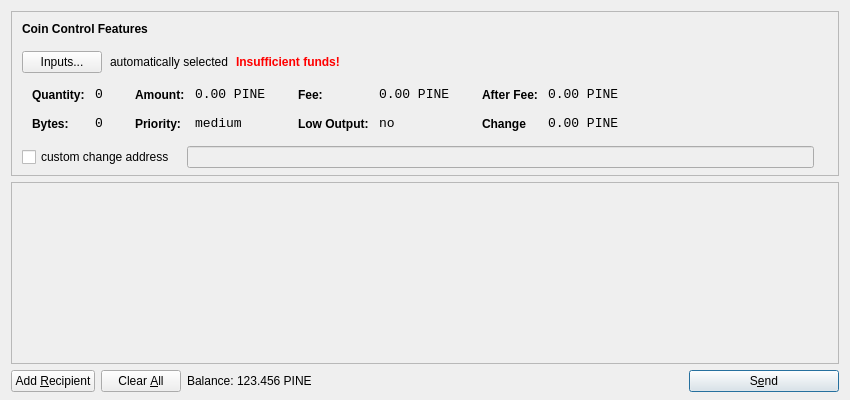
<?xml version="1.0" encoding="UTF-8"?>
<ui version="4.0">
 <class>SendCoinsDialog</class>
 <widget class="QDialog" name="SendCoinsDialog">
  <property name="geometry">
   <rect>
    <x>0</x>
    <y>0</y>
    <width>850</width>
    <height>400</height>
   </rect>
  </property>
  <property name="windowTitle">
   <string>Send Coins</string>
  </property>
  <layout class="QVBoxLayout" name="verticalLayout" stretch="0,1,0">
   <property name="bottomMargin">
    <number>8</number>
   </property>
   <item>
    <widget class="QFrame" name="frameCoinControl">
     <property name="sizePolicy">
      <sizepolicy hsizetype="Expanding" vsizetype="Expanding">
       <horstretch>0</horstretch>
       <verstretch>0</verstretch>
      </sizepolicy>
     </property>
     <property name="maximumSize">
      <size>
       <width>16777215</width>
       <height>16777215</height>
      </size>
     </property>
     <property name="frameShape">
      <enum>QFrame::StyledPanel</enum>
     </property>
     <property name="frameShadow">
      <enum>QFrame::Sunken</enum>
     </property>
     <layout class="QVBoxLayout" name="verticalLayoutCoinControl2">
      <property name="spacing">
       <number>-1</number>
      </property>
      <property name="leftMargin">
       <number>0</number>
      </property>
      <property name="topMargin">
       <number>0</number>
      </property>
      <property name="rightMargin">
       <number>0</number>
      </property>
      <property name="bottomMargin">
       <number>6</number>
      </property>
      <item>
       <layout class="QVBoxLayout" name="verticalLayoutCoinControl" stretch="0,0,0,0,1">
        <property name="spacing">
         <number>0</number>
        </property>
        <property name="leftMargin">
         <number>10</number>
        </property>
        <property name="topMargin">
         <number>10</number>
        </property>
        <item>
         <layout class="QHBoxLayout" name="horizontalLayoutCoinControl1">
          <property name="bottomMargin">
           <number>15</number>
          </property>
          <item>
           <widget class="QLabel" name="labelCoinControlFeatures">
            <property name="sizePolicy">
             <sizepolicy hsizetype="Preferred" vsizetype="Maximum">
              <horstretch>0</horstretch>
              <verstretch>0</verstretch>
             </sizepolicy>
            </property>
            <property name="font">
             <font>
              <weight>75</weight>
              <bold>true</bold>
             </font>
            </property>
            <property name="styleSheet">
             <string notr="true">font-weight:bold;</string>
            </property>
            <property name="text">
             <string>Coin Control Features</string>
            </property>
           </widget>
          </item>
         </layout>
        </item>
        <item>
         <layout class="QHBoxLayout" name="horizontalLayoutCoinControl2" stretch="0,0,0,0">
          <property name="spacing">
           <number>8</number>
          </property>
          <property name="bottomMargin">
           <number>10</number>
          </property>
          <item>
           <widget class="QPushButton" name="pushButtonCoinControl">
            <property name="styleSheet">
             <string notr="true"/>
            </property>
            <property name="text">
             <string>Inputs...</string>
            </property>
           </widget>
          </item>
          <item>
           <widget class="QLabel" name="labelCoinControlAutomaticallySelected">
            <property name="text">
             <string>automatically selected</string>
            </property>
            <property name="margin">
             <number>5</number>
            </property>
           </widget>
          </item>
          <item>
           <widget class="QLabel" name="labelCoinControlInsuffFunds">
            <property name="font">
             <font>
              <weight>75</weight>
              <bold>true</bold>
             </font>
            </property>
            <property name="styleSheet">
             <string notr="true">color:red;font-weight:bold;</string>
            </property>
            <property name="text">
             <string>Insufficient funds!</string>
            </property>
            <property name="margin">
             <number>5</number>
            </property>
           </widget>
          </item>
          <item>
           <spacer name="horizontalSpacerCoinControl">
            <property name="orientation">
             <enum>Qt::Horizontal</enum>
            </property>
            <property name="sizeHint" stdset="0">
             <size>
              <width>40</width>
              <height>1</height>
             </size>
            </property>
           </spacer>
          </item>
         </layout>
        </item>
        <item>
         <widget class="QWidget" name="widgetCoinControl" native="true">
          <property name="sizePolicy">
           <sizepolicy hsizetype="Preferred" vsizetype="Preferred">
            <horstretch>0</horstretch>
            <verstretch>0</verstretch>
           </sizepolicy>
          </property>
          <property name="minimumSize">
           <size>
            <width>0</width>
            <height>0</height>
           </size>
          </property>
          <property name="styleSheet">
           <string notr="true"/>
          </property>
          <layout class="QHBoxLayout" name="horizontalLayoutCoinControl5">
           <property name="margin">
            <number>0</number>
           </property>
           <item>
            <layout class="QHBoxLayout" name="horizontalLayoutCoinControl3" stretch="0,0,0,1">
             <property name="spacing">
              <number>20</number>
             </property>
             <property name="topMargin">
              <number>0</number>
             </property>
             <property name="bottomMargin">
              <number>10</number>
             </property>
             <item>
              <layout class="QFormLayout" name="formLayoutCoinControl1">
               <property name="horizontalSpacing">
                <number>10</number>
               </property>
               <property name="verticalSpacing">
                <number>14</number>
               </property>
               <property name="leftMargin">
                <number>10</number>
               </property>
               <property name="topMargin">
                <number>4</number>
               </property>
               <property name="rightMargin">
                <number>6</number>
               </property>
               <item row="0" column="0">
                <widget class="QLabel" name="labelCoinControlQuantityText">
                 <property name="styleSheet">
                  <string notr="true">font-weight:bold;</string>
                 </property>
                 <property name="text">
                  <string>Quantity:</string>
                 </property>
                 <property name="margin">
                  <number>0</number>
                 </property>
                </widget>
               </item>
               <item row="0" column="1">
                <widget class="QLabel" name="labelCoinControlQuantity">
                 <property name="font">
                  <font>
                   <family>Monospace</family>
                   <pointsize>10</pointsize>
                  </font>
                 </property>
                 <property name="cursor">
                  <cursorShape>IBeamCursor</cursorShape>
                 </property>
                 <property name="contextMenuPolicy">
                  <enum>Qt::ActionsContextMenu</enum>
                 </property>
                 <property name="text">
                  <string>0</string>
                 </property>
                 <property name="margin">
                  <number>0</number>
                 </property>
                 <property name="textInteractionFlags">
                  <set>Qt::LinksAccessibleByMouse|Qt::TextSelectableByKeyboard|Qt::TextSelectableByMouse</set>
                 </property>
                </widget>
               </item>
               <item row="1" column="0">
                <widget class="QLabel" name="labelCoinControlBytesText">
                 <property name="styleSheet">
                  <string notr="true">font-weight:bold;</string>
                 </property>
                 <property name="text">
                  <string>Bytes:</string>
                 </property>
                </widget>
               </item>
               <item row="1" column="1">
                <widget class="QLabel" name="labelCoinControlBytes">
                 <property name="font">
                  <font>
                   <family>Monospace</family>
                   <pointsize>10</pointsize>
                  </font>
                 </property>
                 <property name="cursor">
                  <cursorShape>IBeamCursor</cursorShape>
                 </property>
                 <property name="contextMenuPolicy">
                  <enum>Qt::ActionsContextMenu</enum>
                 </property>
                 <property name="text">
                  <string>0</string>
                 </property>
                 <property name="textInteractionFlags">
                  <set>Qt::LinksAccessibleByMouse|Qt::TextSelectableByKeyboard|Qt::TextSelectableByMouse</set>
                 </property>
                </widget>
               </item>
              </layout>
             </item>
             <item>
              <layout class="QFormLayout" name="formLayoutCoinControl2">
               <property name="horizontalSpacing">
                <number>10</number>
               </property>
               <property name="verticalSpacing">
                <number>14</number>
               </property>
               <property name="leftMargin">
                <number>6</number>
               </property>
               <property name="topMargin">
                <number>4</number>
               </property>
               <property name="rightMargin">
                <number>6</number>
               </property>
               <item row="0" column="0">
                <widget class="QLabel" name="labelCoinControlAmountText">
                 <property name="styleSheet">
                  <string notr="true">font-weight:bold;</string>
                 </property>
                 <property name="text">
                  <string>Amount:</string>
                 </property>
                 <property name="margin">
                  <number>0</number>
                 </property>
                </widget>
               </item>
               <item row="0" column="1">
                <widget class="QLabel" name="labelCoinControlAmount">
                 <property name="font">
                  <font>
                   <family>Monospace</family>
                   <pointsize>10</pointsize>
                  </font>
                 </property>
                 <property name="cursor">
                  <cursorShape>IBeamCursor</cursorShape>
                 </property>
                 <property name="contextMenuPolicy">
                  <enum>Qt::ActionsContextMenu</enum>
                 </property>
                 <property name="text">
                  <string>0.00 PINE</string>
                 </property>
                 <property name="textInteractionFlags">
                  <set>Qt::LinksAccessibleByMouse|Qt::TextSelectableByKeyboard|Qt::TextSelectableByMouse</set>
                 </property>
                </widget>
               </item>
               <item row="1" column="0">
                <widget class="QLabel" name="labelCoinControlPriorityText">
                 <property name="styleSheet">
                  <string notr="true">font-weight:bold;</string>
                 </property>
                 <property name="text">
                  <string>Priority:</string>
                 </property>
                </widget>
               </item>
               <item row="1" column="1">
                <widget class="QLabel" name="labelCoinControlPriority">
                 <property name="font">
                  <font>
                   <family>Monospace</family>
                   <pointsize>10</pointsize>
                  </font>
                 </property>
                 <property name="cursor">
                  <cursorShape>IBeamCursor</cursorShape>
                 </property>
                 <property name="contextMenuPolicy">
                  <enum>Qt::ActionsContextMenu</enum>
                 </property>
                 <property name="text">
                  <string>medium</string>
                 </property>
                 <property name="textInteractionFlags">
                  <set>Qt::LinksAccessibleByMouse|Qt::TextSelectableByKeyboard|Qt::TextSelectableByMouse</set>
                 </property>
                </widget>
               </item>
              </layout>
             </item>
             <item>
              <layout class="QFormLayout" name="formLayoutCoinControl3">
               <property name="horizontalSpacing">
                <number>10</number>
               </property>
               <property name="verticalSpacing">
                <number>14</number>
               </property>
               <property name="leftMargin">
                <number>6</number>
               </property>
               <property name="topMargin">
                <number>4</number>
               </property>
               <property name="rightMargin">
                <number>6</number>
               </property>
               <item row="0" column="0">
                <widget class="QLabel" name="labelCoinControlFeeText">
                 <property name="styleSheet">
                  <string notr="true">font-weight:bold;</string>
                 </property>
                 <property name="text">
                  <string>Fee:</string>
                 </property>
                 <property name="margin">
                  <number>0</number>
                 </property>
                </widget>
               </item>
               <item row="0" column="1">
                <widget class="QLabel" name="labelCoinControlFee">
                 <property name="font">
                  <font>
                   <family>Monospace</family>
                   <pointsize>10</pointsize>
                  </font>
                 </property>
                 <property name="cursor">
                  <cursorShape>IBeamCursor</cursorShape>
                 </property>
                 <property name="contextMenuPolicy">
                  <enum>Qt::ActionsContextMenu</enum>
                 </property>
                 <property name="text">
                  <string>0.00 PINE</string>
                 </property>
                 <property name="textInteractionFlags">
                  <set>Qt::LinksAccessibleByMouse|Qt::TextSelectableByKeyboard|Qt::TextSelectableByMouse</set>
                 </property>
                </widget>
               </item>
               <item row="1" column="0">
                <widget class="QLabel" name="labelCoinControlLowOutputText">
                 <property name="styleSheet">
                  <string notr="true">font-weight:bold;</string>
                 </property>
                 <property name="text">
                  <string>Low Output:</string>
                 </property>
                </widget>
               </item>
               <item row="1" column="1">
                <widget class="QLabel" name="labelCoinControlLowOutput">
                 <property name="font">
                  <font>
                   <family>Monospace</family>
                   <pointsize>10</pointsize>
                  </font>
                 </property>
                 <property name="cursor">
                  <cursorShape>IBeamCursor</cursorShape>
                 </property>
                 <property name="contextMenuPolicy">
                  <enum>Qt::ActionsContextMenu</enum>
                 </property>
                 <property name="text">
                  <string>no</string>
                 </property>
                 <property name="textInteractionFlags">
                  <set>Qt::LinksAccessibleByMouse|Qt::TextSelectableByKeyboard|Qt::TextSelectableByMouse</set>
                 </property>
                </widget>
               </item>
              </layout>
             </item>
             <item>
              <layout class="QFormLayout" name="formLayoutCoinControl4">
               <property name="horizontalSpacing">
                <number>10</number>
               </property>
               <property name="verticalSpacing">
                <number>14</number>
               </property>
               <property name="leftMargin">
                <number>6</number>
               </property>
               <property name="topMargin">
                <number>4</number>
               </property>
               <property name="rightMargin">
                <number>6</number>
               </property>
               <item row="0" column="0">
                <widget class="QLabel" name="labelCoinControlAfterFeeText">
                 <property name="styleSheet">
                  <string notr="true">font-weight:bold;</string>
                 </property>
                 <property name="text">
                  <string>After Fee:</string>
                 </property>
                 <property name="margin">
                  <number>0</number>
                 </property>
                </widget>
               </item>
               <item row="0" column="1">
                <widget class="QLabel" name="labelCoinControlAfterFee">
                 <property name="font">
                  <font>
                   <family>Monospace</family>
                   <pointsize>10</pointsize>
                  </font>
                 </property>
                 <property name="cursor">
                  <cursorShape>IBeamCursor</cursorShape>
                 </property>
                 <property name="contextMenuPolicy">
                  <enum>Qt::ActionsContextMenu</enum>
                 </property>
                 <property name="text">
                  <string>0.00 PINE</string>
                 </property>
                 <property name="textInteractionFlags">
                  <set>Qt::LinksAccessibleByMouse|Qt::TextSelectableByKeyboard|Qt::TextSelectableByMouse</set>
                 </property>
                </widget>
               </item>
               <item row="1" column="0">
                <widget class="QLabel" name="labelCoinControlChangeText">
                 <property name="styleSheet">
                  <string notr="true">font-weight:bold;</string>
                 </property>
                 <property name="text">
                  <string>Change</string>
                 </property>
                </widget>
               </item>
               <item row="1" column="1">
                <widget class="QLabel" name="labelCoinControlChange">
                 <property name="font">
                  <font>
                   <family>Monospace</family>
                   <pointsize>10</pointsize>
                  </font>
                 </property>
                 <property name="cursor">
                  <cursorShape>IBeamCursor</cursorShape>
                 </property>
                 <property name="contextMenuPolicy">
                  <enum>Qt::ActionsContextMenu</enum>
                 </property>
                 <property name="text">
                  <string>0.00 PINE</string>
                 </property>
                 <property name="textInteractionFlags">
                  <set>Qt::LinksAccessibleByMouse|Qt::TextSelectableByKeyboard|Qt::TextSelectableByMouse</set>
                 </property>
                </widget>
               </item>
              </layout>
             </item>
            </layout>
           </item>
          </layout>
         </widget>
        </item>
        <item>
         <layout class="QHBoxLayout" name="horizontalLayoutCoinControl4" stretch="0,0,0">
          <property name="spacing">
           <number>12</number>
          </property>
          <property name="sizeConstraint">
           <enum>QLayout::SetDefaultConstraint</enum>
          </property>
          <property name="topMargin">
           <number>5</number>
          </property>
          <property name="rightMargin">
           <number>5</number>
          </property>
          <item>
           <widget class="QCheckBox" name="checkBoxCoinControlChange">
            <property name="text">
             <string>custom change address</string>
            </property>
           </widget>
          </item>
          <item>
           <widget class="QLineEdit" name="lineEditCoinControlChange">
            <property name="enabled">
             <bool>false</bool>
            </property>
            <property name="sizePolicy">
             <sizepolicy hsizetype="Expanding" vsizetype="Fixed">
              <horstretch>0</horstretch>
              <verstretch>0</verstretch>
             </sizepolicy>
            </property>
           </widget>
          </item>
          <item>
           <widget class="QLabel" name="labelCoinControlChangeLabel">
            <property name="sizePolicy">
             <sizepolicy hsizetype="Preferred" vsizetype="Expanding">
              <horstretch>0</horstretch>
              <verstretch>0</verstretch>
             </sizepolicy>
            </property>
            <property name="minimumSize">
             <size>
              <width>0</width>
              <height>0</height>
             </size>
            </property>
            <property name="text">
             <string/>
            </property>
            <property name="margin">
             <number>3</number>
            </property>
           </widget>
          </item>
         </layout>
        </item>
        <item>
         <spacer name="verticalSpacerCoinControl">
          <property name="orientation">
           <enum>Qt::Vertical</enum>
          </property>
          <property name="sizeHint" stdset="0">
           <size>
            <width>800</width>
            <height>1</height>
           </size>
          </property>
         </spacer>
        </item>
       </layout>
      </item>
     </layout>
    </widget>
   </item>
   <item>
    <widget class="QScrollArea" name="scrollArea">
     <property name="widgetResizable">
      <bool>true</bool>
     </property>
     <widget class="QWidget" name="scrollAreaWidgetContents">
      <property name="geometry">
       <rect>
        <x>0</x>
        <y>0</y>
        <width>830</width>
        <height>165</height>
       </rect>
      </property>
      <layout class="QVBoxLayout" name="verticalLayout_2">
       <property name="margin">
        <number>0</number>
       </property>
       <item>
        <layout class="QVBoxLayout" name="entries">
         <property name="spacing">
          <number>6</number>
         </property>
        </layout>
       </item>
       <item>
        <spacer name="verticalSpacer">
         <property name="orientation">
          <enum>Qt::Vertical</enum>
         </property>
         <property name="sizeHint" stdset="0">
          <size>
           <width>20</width>
           <height>40</height>
          </size>
         </property>
        </spacer>
       </item>
      </layout>
     </widget>
    </widget>
   </item>
   <item>
    <layout class="QHBoxLayout" name="horizontalLayout">
     <item>
      <widget class="QPushButton" name="addButton">
       <property name="toolTip">
        <string>Send to multiple recipients at once</string>
       </property>
       <property name="text">
        <string>Add &amp;Recipient</string>
       </property>
       <property name="icon">
        <iconset resource="../bitcoin.qrc">
         <normaloff>:/icons/add</normaloff>:/icons/add</iconset>
       </property>
       <property name="autoDefault">
        <bool>false</bool>
       </property>
      </widget>
     </item>
     <item>
      <widget class="QPushButton" name="clearButton">
       <property name="sizePolicy">
        <sizepolicy hsizetype="Minimum" vsizetype="Fixed">
         <horstretch>0</horstretch>
         <verstretch>0</verstretch>
        </sizepolicy>
       </property>
       <property name="toolTip">
        <string>Remove all transaction fields</string>
       </property>
       <property name="text">
        <string>Clear &amp;All</string>
       </property>
       <property name="icon">
        <iconset resource="../bitcoin.qrc">
         <normaloff>:/icons/remove</normaloff>:/icons/remove</iconset>
       </property>
       <property name="autoRepeatDelay">
        <number>300</number>
       </property>
       <property name="autoDefault">
        <bool>false</bool>
       </property>
      </widget>
     </item>
     <item>
      <layout class="QHBoxLayout" name="horizontalLayout_2">
       <property name="spacing">
        <number>3</number>
       </property>
       <item>
        <widget class="QLabel" name="label">
         <property name="sizePolicy">
          <sizepolicy hsizetype="Preferred" vsizetype="Fixed">
           <horstretch>0</horstretch>
           <verstretch>0</verstretch>
          </sizepolicy>
         </property>
         <property name="text">
          <string>Balance:</string>
         </property>
        </widget>
       </item>
       <item>
        <widget class="QLabel" name="labelBalance">
         <property name="sizePolicy">
          <sizepolicy hsizetype="Preferred" vsizetype="Fixed">
           <horstretch>0</horstretch>
           <verstretch>0</verstretch>
          </sizepolicy>
         </property>
         <property name="cursor">
          <cursorShape>IBeamCursor</cursorShape>
         </property>
         <property name="text">
          <string>123.456 PINE</string>
         </property>
         <property name="textInteractionFlags">
          <set>Qt::LinksAccessibleByMouse|Qt::TextSelectableByKeyboard|Qt::TextSelectableByMouse</set>
         </property>
        </widget>
       </item>
      </layout>
     </item>
     <item>
      <spacer name="horizontalSpacer">
       <property name="orientation">
        <enum>Qt::Horizontal</enum>
       </property>
       <property name="sizeHint" stdset="0">
        <size>
         <width>40</width>
         <height>20</height>
        </size>
       </property>
      </spacer>
     </item>
     <item>
      <widget class="QPushButton" name="sendButton">
       <property name="minimumSize">
        <size>
         <width>150</width>
         <height>0</height>
        </size>
       </property>
       <property name="toolTip">
        <string>Confirm the send action</string>
       </property>
       <property name="text">
        <string>S&amp;end</string>
       </property>
       <property name="icon">
        <iconset resource="../bitcoin.qrc">
         <normaloff>:/icons/send</normaloff>:/icons/send</iconset>
       </property>
       <property name="default">
        <bool>true</bool>
       </property>
      </widget>
     </item>
    </layout>
   </item>
  </layout>
 </widget>
 <resources>
  <include location="../bitcoin.qrc"/>
 </resources>
 <connections/>
</ui>
